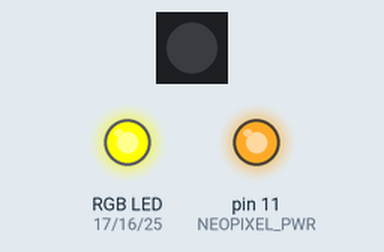
The sketch below on a simulated Arduino Mega 2560, built with avr-gcc and run on an emulated ATmega2560. On the bench: 1 RGB LEDs in strip order, left to right, an RGB LED mixed from three pins (HIGH = lit), output pins drawn as LEDs (lit = HIGH). Dim RGB values are drawn brighter than linear.

Above: at 0.2 s.
At 1.0 s:
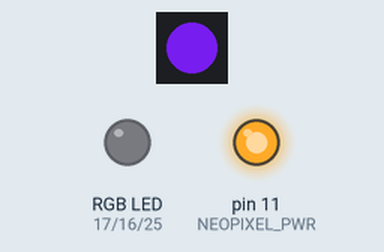
At 1.4 s:
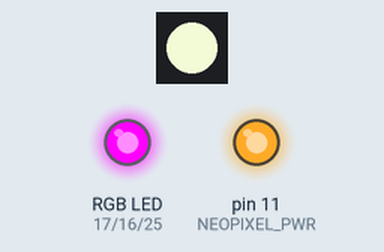
At 1.8 s:
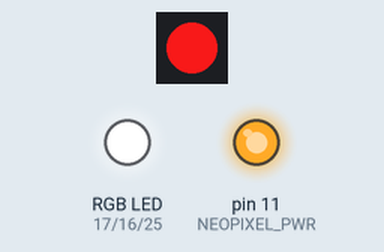
At 3.1 s:
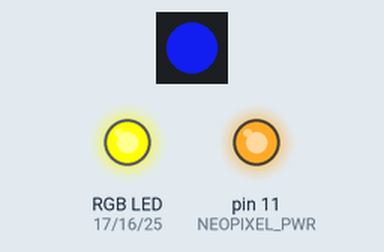
At 4.7 s:
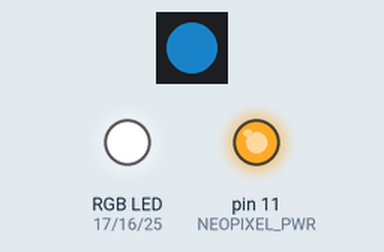
Timing chart, 0 to 5.8 s (numbered marks = the images above):
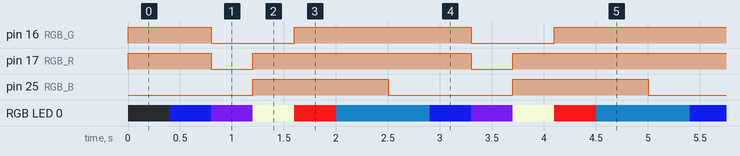

Measured:
- by itself, pin 16 (RGB_G): repeats every 2.5 s: LOW 0.80 s, HIGH 1.7 s
- by itself, pin 17 (RGB_R): repeats every 2.5 s: LOW 0.40 s, HIGH 2.1 s
- by itself, pin 25 (RGB_B): alternates HIGH for 1.3 s and LOW for 1.2 s
- by itself, RGB LED 0: repeats every 2.5 s: RGB(103, 25, 205) 0.40 s, RGB(233, 242, 205) 0.40 s, RGB(233, 23, 23) 0.40 s, RGB(12, 66, 101) 0.90 s, RGB(15, 25, 205) 0.40 s

The sketch:

Blink.ino
```cpp
// (licence header left out)
#include <Adafruit_NeoPixel.h> // Import Adafruit NeoPixel library

//Define Hardware
#define RGB_R 17
#define RGB_G 16
#define RGB_B 25
#define NEOPIXEL_PWR 11
#define NEOPIXEL_PIN 12
#define NEOPIXEL_NUM 1

Adafruit_NeoPixel pixels(NEOPIXEL_NUM, NEOPIXEL_PIN, NEO_GRB + NEO_KHZ800); // Define NeoPixel

void setup() {
  //Initialize NeoPixel
  pixels.begin();
  pinMode(NEOPIXEL_PWR, OUTPUT);
  digitalWrite(NEOPIXEL_PWR, HIGH);

  //Initialize RGB LED
  pinMode(RGB_R, OUTPUT);
  pinMode(RGB_G, OUTPUT);
  pinMode(RGB_B, OUTPUT);
}

void loop() {
  pixels.clear();
  pixels.setPixelColor(0, pixels.Color(15, 25, 205));
  setColor(15, 25, 205);
  delay(400);

  pixels.show();
  pixels.clear();
  pixels.setPixelColor(0, pixels.Color(103, 25, 205));
  setColor(15, 25, 205);
  delay(400);

  pixels.show();
  pixels.clear();
  pixels.setPixelColor(0, pixels.Color(233, 242, 205));
  setColor(233, 242, 205);
  delay(400);

  pixels.show();
  pixels.clear();
  pixels.setPixelColor(0, pixels.Color(233, 23, 23));
  setColor(233, 23, 23);
  delay(400);

  pixels.show();
  pixels.clear();
  pixels.setPixelColor(0, pixels.Color(12, 66, 101));
  setColor(12, 66, 101);
  delay(400);

  pixels.show();
  delay(500);
}

//Function to change color of RGB LED
void setColor(int VAL_GRN, int VAL_RED, int VAL_BLU){
  analogWrite(RGB_R, 255 - VAL_RED);
  analogWrite(RGB_G, 255 - VAL_GRN);
  analogWrite(RGB_B, 255 - VAL_BLU);
}
```
